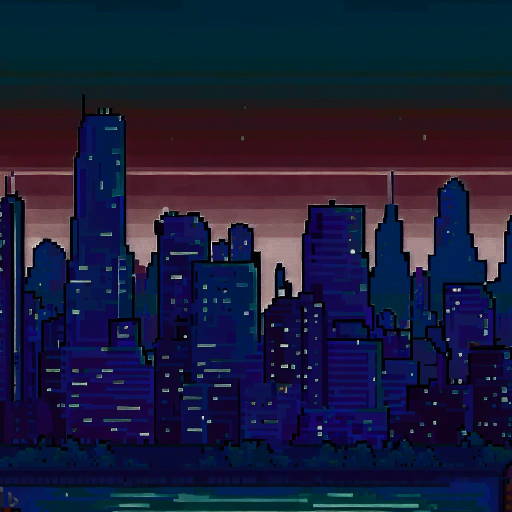
#> input picture images/bg.jpg, 1024 x 1024 px, given in place of mantissa.xyz_loop_064.mp4, which was not available (shown at 1/2 size)
$ python video.py
#> lines starting #> are read from the running program, lines starting #| are printed output that depends on the picture; after the words box and inside, x2 and y2 are one past the last pixel; in counts of white or black regions, pixels touching at a corner belong together; pictures that were not available may be replaced by others from this repository, and a replacement may not be noted
import cv2
import numpy as np

# file path
file = r'C:\Users\ZAID\Videos\mantissa.xyz_loop_064.mp4'
vid = cv2.VideoCapture(file)

while True:
    state, image = vid.read()
#> image is the input picture: shape (1024, 1024, 3); mean B, G, R 57.8, 28.7, 26.6
    if not state: break
    # resize to 500x500
    sm_image_1 = cv2.resize(image, (500, 500)) # fixed size
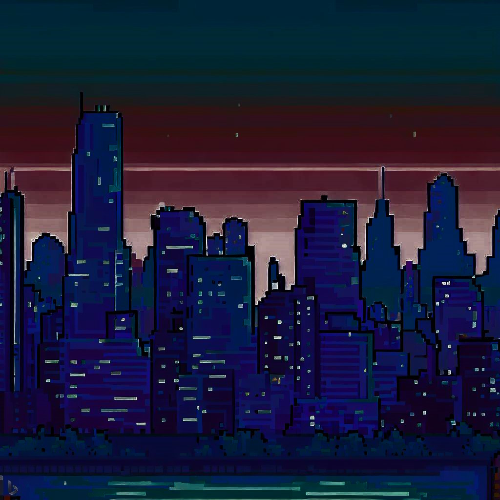
#> sm_image_1: shape (500, 500, 3); mean B, G, R 57.7, 28.6, 26.5
    sm_image_2 = cv2.resize(image, None, fx=.25, fy=.25) # scaledown by 25%
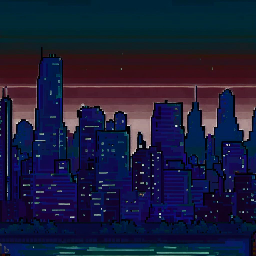
#> sm_image_2: shape (256, 256, 3); mean B, G, R 58, 28.8, 26.7
    # filter
    bw_image = cv2.cvtColor(sm_image_2, cv2.COLOR_BGR2GRAY)
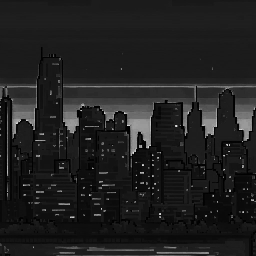
#> bw_image: shape (256, 256); min 0, max 227, mean 31.5
    rgb_image = cv2.cvtColor(sm_image_2, cv2.COLOR_BGR2RGB)
    # edge filter for outlines
    edge_image = cv2.Canny(rgb_image, 100, 200)
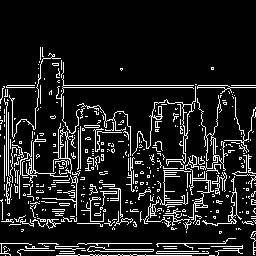
#> edge_image: shape (256, 256); 11.9% white in thin lines or dots, all inside (x1, y1, x2, y2) = (0, 47, 256, 256)

    cv2.imshow('video 1', sm_image_1)
    cv2.imshow('video 2', sm_image_2)
    cv2.imshow('bw', bw_image)
    cv2.imshow('rgb', rgb_image)
    cv2.imshow('edge', edge_image)
    key = cv2.waitKey(10)
#> (key Esc is pressed here)
    if key == 27: break
cv2.destroyAllWindows()
vid.release()
